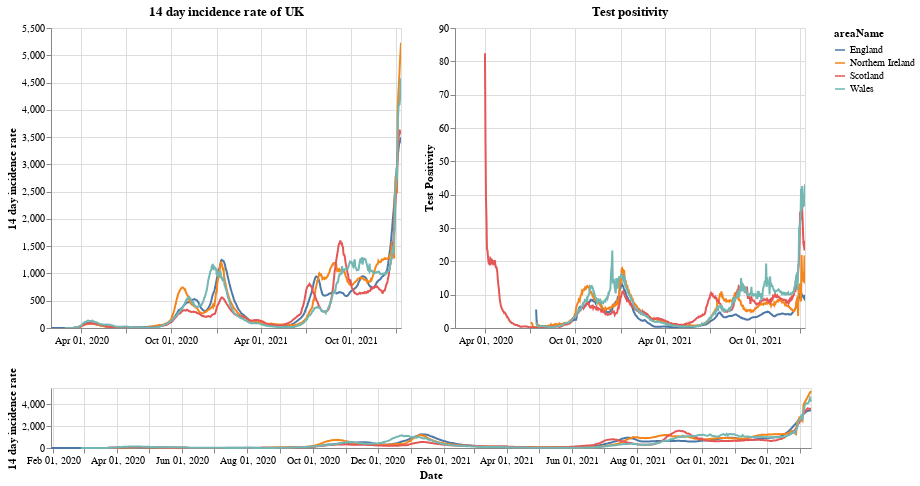

The notebook cell this image was saved under:
### Markdown cell above
# Plots

First a plot with each country in the UK. The top right shows the positivity rate for (which is the percentage of registered tests which were positive) while the top left is the 14 day incidence rate. The bottom chart can be used to select the timeframe (does not work on a mobile device).

### Code cell
#collapse
brush = alt.selection(type='interval', name='DateBrush',encodings=['x'],fields=['Time'])
leg_selection = alt.selection_multi(fields=['areaName'], bind='legend')

base = alt.Chart(uk_cases).mark_line().encode(
    x=alt.X("yearmonthdate(date):T", axis=alt.Axis(title='Date')),
    y=alt.Y("twoWeeklyCasesRate:Q", axis=alt.Axis(title='14 day incidence rate')),
    tooltip=['areaName', 'date','twoWeeklyCasesRate', 'testPositivity'],
    color='areaName',
    opacity=alt.condition(leg_selection, alt.value(2), alt.value(0.1))
).add_selection(leg_selection).properties(width=350)

upper = base.encode(alt.X('yearmonthdate(date):T', axis=alt.Axis(title=''),
                         scale=alt.Scale(domain=brush))
                   ).properties(title=f'14 day incidence rate of UK')
upper_right = upper.encode(alt.Y('testPositivity:Q', axis=alt.Axis(title='Test Positivity'))).properties(title='Test positivity')
lower = base.properties(height=60, width = 760).add_selection(brush)

(upper | upper_right) & lower

### Figure 1 — Vega-Lite specification as saved in the notebook (floating-point values rounded to 4 significant figures; data arrays with more than 128 entries replaced by an {"elided": "..."} marker saying what was removed)
{"config": {"view": {"continuousWidth": 400, "continuousHeight": 300}}, "vconcat": [{"hconcat": [{"mark": "line", "encoding": {"color": {"type": "nominal", "field": "areaName"}, "opacity": {"condition": {"value": 2, "selection": "selector001"}, "value": 0.1}, "tooltip": [{"type": "nominal", "field": "areaName"}, {"type": "temporal", "field": "date"}, {"type": "quantitative", "field": "twoWeeklyCasesRate"}, {"type": "quantitative", "field": "testPositivity"}], "x": {"type": "temporal", "axis": {"title": ""}, "field": "date", "scale": {"domain": {"selection": "DateBrush"}}, "timeUnit": "yearmonthdate"}, "y": {"type": "quantitative", "axis": {"title": "14 day incidence rate"}, "field": "twoWeeklyCasesRate"}}, "selection": {"selector001": {"type": "multi", "fields": ["areaName"], "bind": "legend"}}, "title": "14 day incidence rate of UK", "width": 350}, {"mark": "line", "encoding": {"color": {"type": "nominal", "field": "areaName"}, "opacity": {"condition": {"value": 2, "selection": "selector001"}, "value": 0.1}, "tooltip": [{"type": "nominal", "field": "areaName"}, {"type": "temporal", "field": "date"}, {"type": "quantitative", "field": "twoWeeklyCasesRate"}, {"type": "quantitative", "field": "testPositivity"}], "x": {"type": "temporal", "axis": {"title": ""}, "field": "date", "scale": {"domain": {"selection": "DateBrush"}}, "timeUnit": "yearmonthdate"}, "y": {"type": "quantitative", "axis": {"title": "Test Positivity"}, "field": "testPositivity"}}, "selection": {"selector001": {"type": "multi", "fields": ["areaName"], "bind": "legend"}}, "title": "Test positivity", "width": 350}]}, {"mark": "line", "encoding": {"color": {"type": "nominal", "field": "areaName"}, "opacity": {"condition": {"value": 2, "selection": "selector001"}, "value": 0.1}, "tooltip": [{"type": "nominal", "field": "areaName"}, {"type": "temporal", "field": "date"}, {"type": "quantitative", "field": "twoWeeklyCasesRate"}, {"type": "quantitative", "field": "testPositivity"}], "x": {"type": "temporal", "axis": {"title": "Date"}, "field": "date", "timeUnit": "yearmonthdate"}, "y": {"type": "quantitative", "axis": {"title": "14 day incidence rate"}, "field": "twoWeeklyCasesRate"}}, "height": 60, "selection": {"selector001": {"type": "multi", "fields": ["areaName"], "bind": "legend"}, "DateBrush": {"type": "interval", "encodings": ["x"], "fields": ["Time"]}}, "width": 760}], "data": {"name": "data-dc014a67b9efbe64553fbf01e0ccc906"}, "$schema": "https://vega.github.io/schema/vega-lite/v4.8.1.json", "datasets": {"data-dc014a67b9efbe64553fbf01e0ccc906": {"elided": "2760 records"}}}
